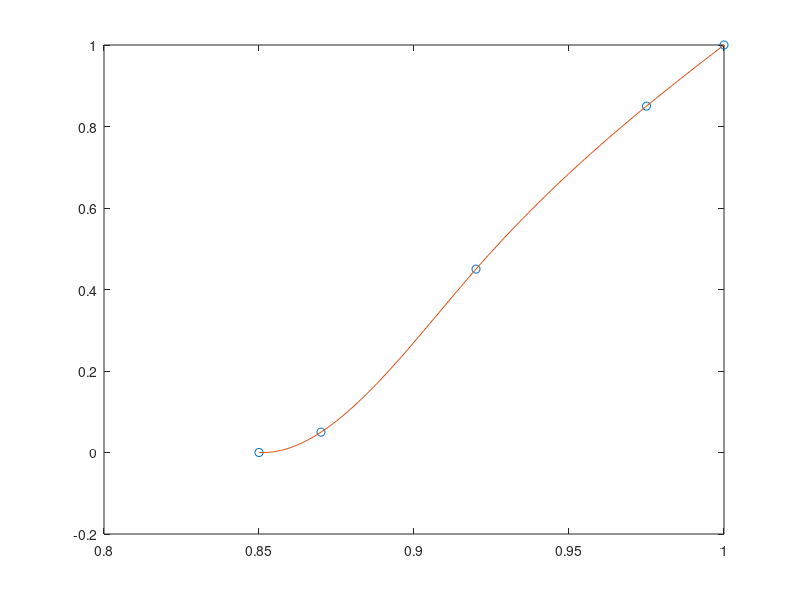

Source code (MATLAB):
x = [.85 .87 .92 .975 1.0];
y = [0.0 .05 .45 .85  1.0];
xx = .85:.001:1;
yy = spline(x,y,xx);
plot(x,y,'o',xx,yy)

% This is how i know i had a 2.75% chance of getting into UWaterlooooo for Computer Engineering